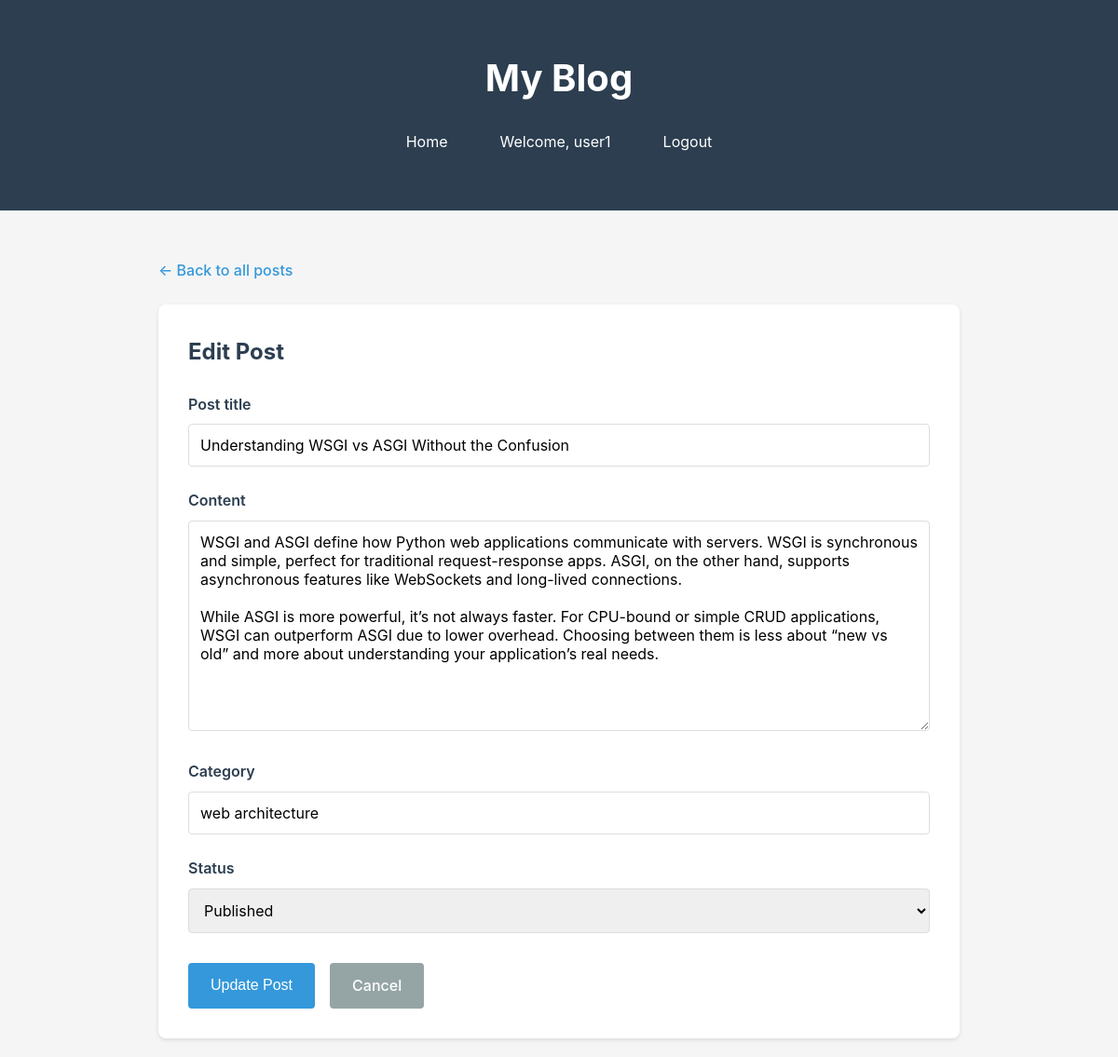
The app's page /post/understanding-wsgi-vs-asgi-without-the-confusion/edit/ (signed in) with its own data.
### blog/models.py (models this page shows, shortened)
class Post(models.Model):
    STATUS_CHOICES = (
        ('draft', 'Draft'),
        ('published', 'Published')
    )
    title = models.CharField(max_length=200)
    slug = models.SlugField(unique=True, max_length=100, blank=True)
    author = models.ForeignKey(User, on_delete=models.CASCADE, related_name='blog_posts')
    content = models.TextField()
    category = models.CharField(max_length=100, blank=True, null=True)
    status = models.CharField(max_length=10, choices=STATUS_CHOICES, default='draft')
    created_at = models.DateTimeField(auto_now_add=True)
    updated_at = models.DateTimeField(auto_now=True)
    class Meta:
        ordering = ['-created_at']

### blog/views.py (the view)
# urls.py: path('post/<slug:slug>/edit/', views.post_update, name='post_update'),
@login_required
def post_update(request, slug):
    post = get_object_or_404(Post, slug=slug, author=request.user)
    if request.method == 'POST':
        form = PostForm(request.POST, instance=post)
        if form.is_valid():
            form.save()
            return redirect('post_detail', slug=post.slug)
    else:
        form = PostForm(instance=post)
    context = {
        'form': form,
        'post': post
    }
    return render(request, 'post_form.html', context)

### blog/forms.py (shortened to what this page needs)
class PostForm(forms.ModelForm):
    class Meta:
        model = Post
        fields = ['title', 'content', 'category', 'status']
        widgets = {
            'title': forms.TextInput(attrs={
                'class': 'form-control',
                'placeholder': "Enter post title"
            }),
            'content': forms.Textarea(attrs={
                'class': 'form-control',
                'rows': 10,
                'placeholder': 'Write your post content here...'
            }),
            'category': forms.TextInput(attrs={
                'class': 'form-control',
                'placeholder': 'Category (optional)'
            }),
            'status':forms.Select(attrs={
                'class': 'form-control'
            })
        }
        labels = {
            'title': 'Post title',
            'content': 'Content',
            'category': 'Category',
            'status': 'Status'
        }

### blog/templates/post_form.html (shortened to what this page needs)
<!DOCTYPE html>
<html lang="en">
<head>
</head>
<body>
    <header>
        <div class="container">
            <h1><a href="{% url 'home' %}">My Blog</a></h1>
            <nav class="header-nav">
                <a href="{% url 'home' %}" class="nav-link">Home</a>
                {% if user.is_authenticated %}
                    <span class="nav-link">Welcome, {{ user.username }}</span>
                    <a href="{% url 'admin:logout' %}" class="nav-link">Logout</a>
                {% endif %}
            </nav>
        </div>
    </header>
    <div class="container">
        <a href="{% url 'home' %}" class="back-link">← Back to all posts</a>
        <div class="form-container">
            <h2>{% if post %}Edit Post{% else %}Create New Post{% endif %}</h2>
            <form method="post">
                {% for field in form %}
                    <div class="form-group">
                        <label for="{{ field.id_for_label }}">{{ field.label }}</label>
                        {{ field }}
                    </div>
                {% endfor %}
                <div class="btn-group">
                    <button type="submit" class="btn btn-primary">
                        {% if post %}Update Post{% else %}Create Post{% endif %}
                    </button>
                    <a href="{% url 'home' %}" class="btn btn-secondary">Cancel</a>
                </div>
            </form>
        </div>
    </div>
</body>
</html>

### blog/templates/post_form.html (style rules this page uses)
* { margin: 0; padding: 0; box-sizing: border-box; }
body { font-family: -apple-system, BlinkMacSystemFont, "Segoe UI", Roboto, "Helvetica Neue", Arial, sans-serif; line-height: 1.6; color: #333; background-color: #f5f5f5; }
.container { max-width: 900px; margin: 0 auto; padding: 20px; }
header { background: #2c3e50; color: white; padding: 2rem 0; margin-bottom: 2rem; }
header h1 { text-align: center; font-size: 2.5rem; margin-bottom: 1rem; }
header h1 a { color: white; text-decoration: none; }
.header-nav { display: flex; justify-content: center; align-items: center; gap: 1.5rem; flex-wrap: wrap; }
.nav-link { color: white; text-decoration: none; padding: 0.5rem 1rem; border-radius: 4px; transition: background 0.3s; }
.back-link { display: inline-block; color: #3498db; text-decoration: none; margin-bottom: 1.5rem; font-weight: 500; }
.form-container { background: white; padding: 2rem; border-radius: 8px; box-shadow: 0 2px 4px rgba(0,0,0,0.1); }
.form-container h2 { color: #2c3e50; margin-bottom: 1.5rem; }
.form-group { margin-bottom: 1.5rem; }
.form-group label { display: block; font-weight: 600; margin-bottom: 0.5rem; color: #2c3e50; }
.form-group input[type="text"], .form-group textarea, .form-group select { width: 100%; padding: 0.75rem; border: 1px solid #ddd; border-radius: 4px; font-size: 1rem; font-family: inherit; }
.form-group textarea { resize: vertical; min-height: 200px; }
.btn-group { display: flex; gap: 1rem; margin-top: 2rem; }
.btn { padding: 0.75rem 1.5rem; border: none; border-radius: 4px; font-size: 1rem; cursor: pointer; text-decoration: none; display: inline-block; font-weight: 500; }
.btn-primary { background: #3498db; color: white; }
.btn-secondary { background: #95a5a6; color: white; }

### records on screen
Post: form "Understanding WSGI vs ASGI Without the Confusion" "WSGI and ASGI define how Python web applications communicate with servers. WSGI is synchronous and simple, perfect for traditional request-response apps. ASGI, on the other hand, supports asynchronous features like WebSockets and long-lived connections. While ASGI is more powerful, it’s not always faster. For CPU-bound or simple CRUD applications, WSGI can outperform ASGI due to lower overhead. Choosing between them is less about “new vs old” and more about understanding your application’s real needs." "web architecture" "Published"

### other values on screen
{{ user.username }} "user1"
{{ field.label }} "Post title" "Content" "Category" "Status"
